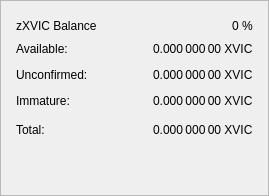
                                                                            <widget class="QFrame" name="frame_ZerocoinBalances">
                                                                                <property name="frameShape">
                                                                                    <enum>QFrame::StyledPanel</enum>
                                                                                </property>
                                                                                <property name="frameShadow">
                                                                                    <enum>QFrame::Raised</enum>
                                                                                </property>
                                                                                <layout class="QVBoxLayout" name="verticalLayout_7">
                                                                                    <property name="leftMargin">
                                                                                        <number>15</number>
                                                                                    </property>
                                                                                    <property name="topMargin">
                                                                                        <number>15</number>
                                                                                    </property>
                                                                                    <property name="rightMargin">
                                                                                        <number>15</number>
                                                                                    </property>
                                                                                    <property name="bottomMargin">
                                                                                        <number>15</number>
                                                                                    </property>
                                                                                    <item>
                                                                                        <layout class="QHBoxLayout" name="horizontalLayout_8" stretch="0,0,0">
                                                                                            <item>
                                                                                                <widget class="QLabel" name="label_5z_3">
                                                                                                    <property name="minimumSize">
                                                                                                        <size>
                                                                                                            <width>170</width>
                                                                                                            <height>20</height>
                                                                                                        </size>
                                                                                                    </property>
                                                                                                    <property name="font">
                                                                                                        <font/>
                                                                                                    </property>
                                                                                                    <property name="text">
                                                                                                        <string>zXVIC Balance</string>
                                                                                                    </property>
                                                                                                </widget>
                                                                                            </item>
                                                                                            <item>
                                                                                                <spacer name="horizontalSpacer_11">
                                                                                                    <property name="orientation">
                                                                                                        <enum>Qt::Horizontal</enum>
                                                                                                    </property>
                                                                                                    <property name="sizeHint" stdset="0">
                                                                                                        <size>
                                                                                                            <width>40</width>
                                                                                                            <height>20</height>
                                                                                                        </size>
                                                                                                    </property>
                                                                                                </spacer>
                                                                                            </item>
                                                                                            <item>
                                                                                                <widget class="QLabel" name="labelzXVICPercent">
                                                                                                    <property name="text">
                                                                                                        <string notr="true">0 %</string>
                                                                                                    </property>
                                                                                                </widget>
                                                                                            </item>
                                                                                        </layout>
                                                                                    </item>
                                                                                    <item>
                                                                                        <layout class="QGridLayout" name="gridLayout_5">
                                                                                            <property name="spacing">
                                                                                                <number>12</number>
                                                                                            </property>
                                                                                            <item row="2" column="2">
                                                                                                <widget class="QLabel" name="labelzBalanceUnconfirmed">
                                                                                                    <property name="font">
                                                                                                        <font/>
                                                                                                    </property>
                                                                                                    <property name="toolTip">
                                                                                                        <string>Unconfirmed: less than 20 confirmations
                                                                                                            Immature: confirmed, but less than 1 mint of the same denomination after it was minted</string>
                                                                                                    </property>
                                                                                                    <property name="text">
                                                                                                        <string notr="true">0.000 000 00 XVIC</string>
                                                                                                    </property>
                                                                                                    <property name="alignment">
                                                                                                        <set>Qt::AlignLeading|Qt::AlignLeft|Qt::AlignVCenter</set>
                                                                                                    </property>
                                                                                                </widget>
                                                                                            </item>
                                                                                            <item row="1" column="0">
                                                                                                <widget class="QLabel" name="labelzBalanceMatureText">
                                                                                                    <property name="toolTip">
                                                                                                        <string>Mature: more than 20 confirmation and more than 1 mint of the same denomination after it was minted.
                                                                                                            These zXVIC are spendable.</string>
                                                                                                    </property>
                                                                                                    <property name="text">
                                                                                                        <string>Available:</string>
                                                                                                    </property>
                                                                                                </widget>
                                                                                            </item>
                                                                                            <item row="2" column="0">
                                                                                                <widget class="QLabel" name="labelzBalanceUnconfirmedText">
                                                                                                    <property name="toolTip">
                                                                                                        <string>Unconfirmed: less than 20 confirmations
                                                                                                            Immature: confirmed, but less than 1 mint of the same denomination after it was minted</string>
                                                                                                    </property>
                                                                                                    <property name="text">
                                                                                                        <string>Unconfirmed:</string>
                                                                                                    </property>
                                                                                                </widget>
                                                                                            </item>
                                                                                            <item row="1" column="2">
                                                                                                <widget class="QLabel" name="labelzBalanceMature">
                                                                                                    <property name="font">
                                                                                                        <font/>
                                                                                                    </property>
                                                                                                    <property name="toolTip">
                                                                                                        <string>Mature: more than 20 confirmation and more than 1 mint of the same denomination after it was minted.
                                                                                                            These zXVIC are spendable.</string>
                                                                                                    </property>
                                                                                                    <property name="text">
                                                                                                        <string notr="true">0.000 000 00 XVIC</string>
                                                                                                    </property>
                                                                                                    <property name="alignment">
                                                                                                        <set>Qt::AlignLeading|Qt::AlignLeft|Qt::AlignVCenter</set>
                                                                                                    </property>
                                                                                                </widget>
                                                                                            </item>
                                                                                            <item row="4" column="0">
                                                                                                <widget class="QLabel" name="labelzBalanceText">
                                                                                                    <property name="toolTip">
                                                                                                        <string>Your current zXVIC balance, unconfirmed and immature zXVIC included.</string>
                                                                                                    </property>
                                                                                                    <property name="text">
                                                                                                        <string>Total:</string>
                                                                                                    </property>
                                                                                                </widget>
                                                                                            </item>
                                                                                            <item row="3" column="2">
                                                                                                <widget class="QLabel" name="labelzBalanceImmature">
                                                                                                    <property name="font">
                                                                                                        <font/>
                                                                                                    </property>
                                                                                                    <property name="toolTip">
                                                                                                        <string>Unconfirmed: less than 20 confirmations
                                                                                                            Immature: confirmed, but less than 1 mint of the same denomination after it was minted</string>
                                                                                                    </property>
                                                                                                    <property name="text">
                                                                                                        <string notr="true">0.000 000 00 XVIC</string>
                                                                                                    </property>
                                                                                                    <property name="alignment">
                                                                                                        <set>Qt::AlignLeading|Qt::AlignLeft|Qt::AlignVCenter</set>
                                                                                                    </property>
                                                                                                </widget>
                                                                                            </item>
                                                                                            <item row="4" column="2">
                                                                                                <widget class="QLabel" name="labelzBalance">
                                                                                                    <property name="font">
                                                                                                        <font/>
                                                                                                    </property>
                                                                                                    <property name="cursor">
                                                                                                        <cursorShape>IBeamCursor</cursorShape>
                                                                                                    </property>
                                                                                                    <property name="toolTip">
                                                                                                        <string>Your current zXVIC balance, unconfirmed and immature zXVIC included.</string>
                                                                                                    </property>
                                                                                                    <property name="text">
                                                                                                        <string notr="true">0.000 000 00 XVIC</string>
                                                                                                    </property>
                                                                                                    <property name="alignment">
                                                                                                        <set>Qt::AlignLeading|Qt::AlignLeft|Qt::AlignVCenter</set>
                                                                                                    </property>
                                                                                                    <property name="textInteractionFlags">
                                                                                                        <set>Qt::LinksAccessibleByMouse|Qt::TextSelectableByKeyboard|Qt::TextSelectableByMouse</set>
                                                                                                    </property>
                                                                                                </widget>
                                                                                            </item>
                                                                                            <item row="3" column="0">
                                                                                                <widget class="QLabel" name="labelzBalanceImmatureText">
                                                                                                    <property name="toolTip">
                                                                                                        <string>Unconfirmed: less than 20 confirmations
                                                                                                            Immature: confirmed, but less than 1 mint of the same denomination after it was minted</string>
                                                                                                    </property>
                                                                                                    <property name="text">
                                                                                                        <string>Immature:</string>
                                                                                                    </property>
                                                                                                </widget>
                                                                                            </item>
                                                                                            <item row="4" column="1">
                                                                                                <spacer name="horizontalSpacer_4">
                                                                                                    <property name="orientation">
                                                                                                        <enum>Qt::Horizontal</enum>
                                                                                                    </property>
                                                                                                    <property name="sizeHint" stdset="0">
                                                                                                        <size>
                                                                                                            <width>40</width>
                                                                                                            <height>20</height>
                                                                                                        </size>
                                                                                                    </property>
                                                                                                </spacer>
                                                                                            </item>
                                                                                        </layout>
                                                                                    </item>
                                                                                    <item>
                                                                                        <spacer name="verticalSpacer_4">
                                                                                            <property name="orientation">
                                                                                                <enum>Qt::Vertical</enum>
                                                                                            </property>
                                                                                            <property name="sizeType">
                                                                                                <enum>QSizePolicy::Expanding</enum>
                                                                                            </property>
                                                                                            <property name="sizeHint" stdset="0">
                                                                                                <size>
                                                                                                    <width>20</width>
                                                                                                    <height>40</height>
                                                                                                </size>
                                                                                            </property>
                                                                                        </spacer>
                                                                                    </item>
                                                                                </layout>
                                                                            </widget>
